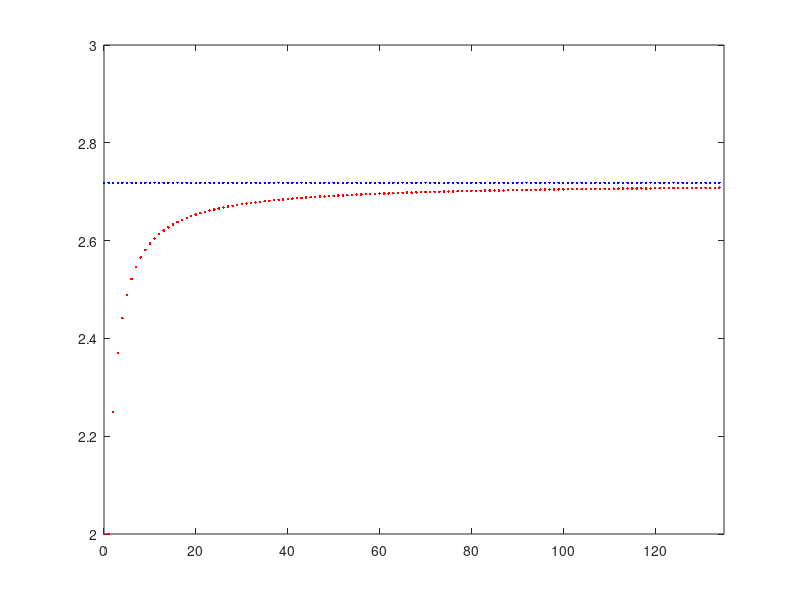

MATLAB code to generate this figure:
k=0;
A=[0,2]; 
B=[0,exp(1)];
d=1; 
while d>0.01
 plot(A(1),A(2),'r.'); 
 hold on
 plot(B(1),B(2),'b.');
 axis([0,135,2,3]) 
 pause(0.1);
 k=k+1;
 B=B+[1,0]; 
 A=[k,(1+1/k)^k]; 
 d=exp(1)-(1+1/k)^k;
end